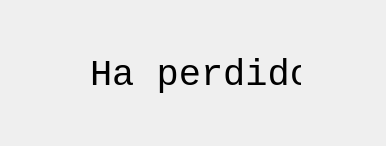
<?xml version="1.0" encoding="UTF-8"?>
<ui version="4.0">
 <class>Lose</class>
 <widget class="QDialog" name="Lose">
  <property name="windowModality">
   <enum>Qt::NonModal</enum>
  </property>
  <property name="geometry">
   <rect>
    <x>0</x>
    <y>0</y>
    <width>386</width>
    <height>146</height>
   </rect>
  </property>
  <property name="font">
   <font>
    <family>Consolas</family>
    <pointsize>28</pointsize>
   </font>
  </property>
  <property name="windowTitle">
   <string>You´re loser</string>
  </property>
  <widget class="QLabel" name="label">
   <property name="geometry">
    <rect>
     <x>90</x>
     <y>40</y>
     <width>211</width>
     <height>71</height>
    </rect>
   </property>
   <property name="text">
    <string>Ha perdido</string>
   </property>
  </widget>
 </widget>
 <resources/>
 <connections/>
</ui>
